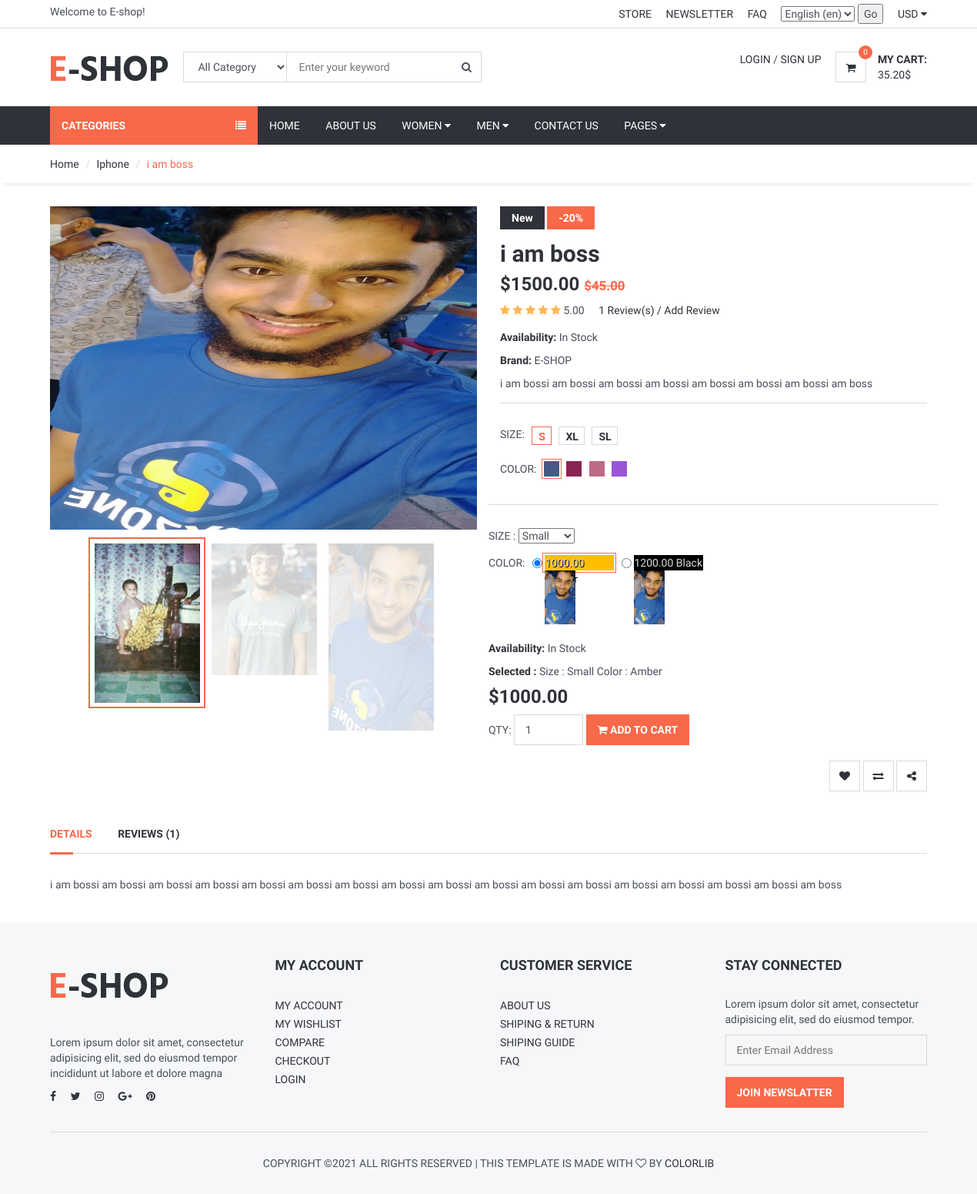
Page /product/8/i-am-boss on the earlier database version.
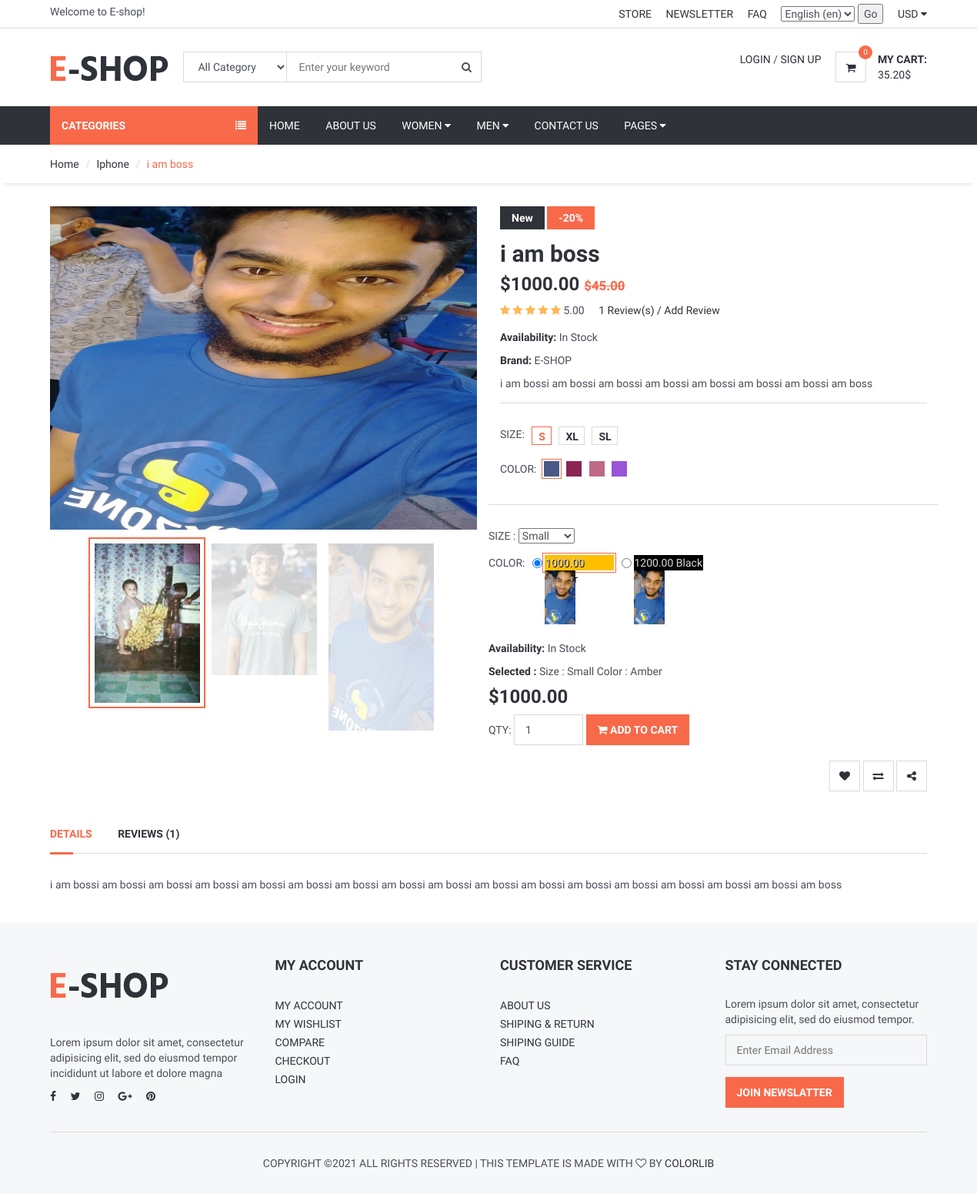
Same page on the later database version.
### product/models.py (models this page shows, shortened)
class Product(models.Model):
    STATUS = (
        ('True', 'True'),
        ('False', 'False'),
    )
    VARIANTS = (
        ('None', 'None'),
        ('Size', 'Size'),
        ('Color', 'Color'),
        ('Size-Color', 'Size-Color'),
    )
    title = models.CharField(max_length=150)
    keywords = models.CharField(max_length=200)
    category = models.ForeignKey(Category , on_delete=models.CASCADE)
    description = models.TextField()
    image = models.ImageField(upload_to='product_image/')
    price = models.DecimalField(max_digits=12, decimal_places=2)
    amount = models.IntegerField()
    minamount=models.IntegerField()
    variant = models.CharField(max_length=10, choices=VARIANTS, default='None')
    detail = RichTextUploadingField()
    slug = models.SlugField(null=False, unique=True)
    status = models.CharField(max_length=5,choices=STATUS)
    create_at = models.DateTimeField(auto_now_add=True)
    update_at = models.DateTimeField(auto_now=True)
    def image_tag(self):
        return mark_safe('<img src="{}" height="50"/>'.format(self.image.url))
    image_tag.short_description = 'Image'
    def avaregereview(self):
        reviews = Comment.objects.filter(product=self, status='True').aggregate(avarage=Avg('rate'))
        avg = 0
        if reviews["avarage"] is not None:
            avg = float(reviews["avarage"])
        return avg
    def counterview(self):
        reviews = Comment.objects.filter(product=self).aggregate(count=Count('id'))
        cnt = 0
        if reviews["count"] is not None:
            cnt = int(reviews["count"])
        return cnt

class Category(MPTTModel):
    STATUS = (
        ('True', 'True'),
        ('False', 'False'),
    )
    parent = TreeForeignKey("self", blank=True, null=True, related_name='children', on_delete=models.CASCADE)
    title = models.CharField(max_length=150)
    keywords = models.CharField(max_length=200)
    description = models.TextField()
    image = models.ImageField(blank=True ,upload_to='category_image')
    status = models.CharField(max_length=5, choices=STATUS)
    slug = models.SlugField(null=False, unique=True)
    create_at = models.DateTimeField(auto_now_add=True)
    update_at = models.DateTimeField(auto_now=True)
    class MPTTMeta:
        order_insertion_by = ['title']

class Variants(models.Model):
    title = models.CharField(max_length=150, blank=True, null=True)
    product = models.ForeignKey(Product, on_delete=models.CASCADE)
    color = models.ForeignKey(Color, on_delete=models.CASCADE, blank=True, null=True)
    size = models.ForeignKey(Size, on_delete=models.CASCADE, blank=True, null=True)
    image_id = models.IntegerField(blank=True, null=True, default=0)
    quantity = models.IntegerField(default=1)
    price = models.DecimalField(max_digits=12, decimal_places=2, default=0)
    def image(self):
        img = Images.objects.get(id=self.image_id)
        if img.id is not None:
            varimage = img.image.url
        else:
            varimage = ""
        return varimage

class Images(models.Model):
    product = models.ForeignKey(Product, on_delete=models.CASCADE)
    title = models.CharField(max_length=50, blank=True)
    image = models.ImageField(blank=True, upload_to='product_image/')

class Color(models.Model):
    name = models.CharField(max_length=50)
    code = models.CharField(max_length=50, blank=True, null=True)
    def __str__(self):
        return self.name

class Size(models.Model):
    name = models.CharField(max_length=50)
    code = models.CharField(max_length=50, blank=True, null=True)
    def __str__(self):
        return self.name

### home/views.py (the view)
# urls.py: path('product/<int:id>/<slug:slug>', views.product_detail, name='product_detail'),
def product_detail(request, id, slug):
    query = request.GET.get('q')
    category = Category.objects.all()
    product = Product.objects.get(pk=id)
    images = Images.objects.filter(product_id=id)
    comment = Comment.objects.filter(product_id=id, status=True)
    cmt_count = Comment.objects.filter(product_id=id, status=True).count()
    context = {'product': product, 'category': category, 'images': images, 'comment': comment, 'cmt_count': cmt_count}
    if product.variant != "None":
        if request.method == "POST":
            variant_id = request.POST.get('variantid')
            variant = Variants.objects.get(id=variant_id)
            colors = Variants.objects.filter(product_id=id, size_id=variant.size_id)
            sizes = Variants.objects.raw('SELECT * FROM product_variants WHERE product_id=%s GROUP BY size_id',[id])
            query += variant.title+' Size:' +str(variant.size) +' Color:' +str(variant.color)
        else:
            variants = Variants.objects.filter(product_id=id)
            colors = Variants.objects.filter(product_id=id, size_id=variants[0].size_id)
            sizes = Variants.objects.raw('SELECT * FROM product_variants WHERE product_id=%s GROUP BY size_id',[id])
            variant = Variants.objects.get(id=variants[0].id)
        context.update({'sizes': sizes, 'colors': colors, 'variant': variant, 'query': query})
    return render(request, 'product_detail.html', context)

### home/templates/product_detail.html (shortened to what this page needs)
{% extends 'homebase.html' %}
{% block sidebar %} {% include 'sidebar.html' %} {% endblock %}
{% block body %}
	<div id="breadcrumb">
		<div class="container">
			<ul class="breadcrumb">
				<li><a href="{% url 'index' %}">Home</a></li>
				<li><a href="/category/{{ product.category.id }}/{{ product.category.slug }}">{{ product.category.title }}</a></li>
				<li class="active">{{ product.title }}</li>
			</ul>
		</div>
	</div>
	<div class="section">
		<div class="container">
			<div class="row">
				<div class="product product-details clearfix">
					<div class="col-md-6">
						<div id="product-main-view">
							{% if variant.image_id > 0 %}
								<div class="product-view">
									<img src="{{ variant.image }}" alt="" style="height: 420px;">
								</div>
							{% else %}
							<div class="product-view">
								<img src="{{ product.image.url }}" alt="" style="height: 420px;">
							</div>
							{% endif %}
						</div>
						<div id="product-view">
							<div class="product-view">
								<img src="{{ product.image.url }}" alt="">
                            </div>
                            {% for pro_image in images %}
							<div class="product-view">
								<img src="{{ pro_image.image.url }}" alt="">
                            </div>
                            {% endfor %}
						</div>
					</div>
					<div class="col-md-6">
						<div class="product-body">
							<div class="product-label">
								<span>New</span>
								<span class="sale">-20%</span>
							</div>
							<h2 class="product-name">{{ product.title }}</h2>
							<h3 class="product-price">${{ product.price }} <del class="product-old-price">$45.00</del></h3>
							<div>
								<div class="product-rating">
									<i class="fa fa-star{% if product.avaregereview < 1 %}-o empty{% endif %}"></i>
									<i class="fa fa-star{% if product.avaregereview < 2 %}-o empty{% endif %}"></i>
									<i class="fa fa-star{% if product.avaregereview < 3 %}-o empty{% endif %}"></i>
									<i class="fa fa-star{% if product.avaregereview < 4 %}-o empty{% endif %}"></i>
									<i class="fa fa-star{% if product.avaregereview < 5 %}-o empty{% endif %}"></i>
									{{ product.avaregereview | stringformat:".2f" }}
								</div>
								<a href="#tab1"> {{ product.counterview }} Review(s) / Add Review</a>
							</div>
							<p><strong>Availability:</strong> In Stock</p>
							<p><strong>Brand:</strong> E-SHOP</p>
							<p>{{ product.description }}</p>
							<div class="product-options">
								<ul class="size-option">
									<li><span class="text-uppercase">Size:</span></li>
									<li class="active"><a href="#">S</a></li>
									<li><a href="#">XL</a></li>
									<li><a href="#">SL</a></li>
								</ul>
								<ul class="color-option">
									<li><span class="text-uppercase">Color:</span></li>
									<li class="active"><a href="#" style="background-color:#475984;"></a></li>
									<li><a href="#" style="background-color:#8A2454;"></a></li>
									<li><a href="#" style="background-color:#BF6989;"></a></li>
									<li><a href="#" style="background-color:#9A54D8;"></a></li>
								</ul>
							</div>
							<div class="product-btns">
								<div class="row">
									{% if product.variant == 'Size-Color' %}
										<div class="product-options">
											<div class="size-option">
                                                <form method="POST" id="post-form">
                                                    <span class="text-uppercase">Size :</span>
                                                    <select name="size" id="size">
                                                        {% for size in sizes %}
                                                            <option {% if variant.size_id == size.size_id %} selected {% endif %} value="{{ size.size_id }}">{{ size.size.name }}</option>
                                                        {% endfor %}
                                                    </select>
                                                </form>
											</div>
											<form method="post" action="?q=selectvariant" id="post-color">
                                                <div id="appendHere">
                                                    <ul class="color-option" >
                                                        <li><span class="text-uppercase">Color:</span></li>
                                                        {% for color in colors %}
                                                            <input type="radio"  {% if variant.id == color.id %} checked {% endif %} name="variantid" id="variantid" value="{{ color.id }}" onchange="this.form.submit();">
                                                            <li  {% if variant.id == color.id %} class="active" {% endif %}>
                                                                <a style="background-color:{{ color.color.code }}; color: #D9D9D9; text-shadow: 1px 1px #000000; width: 90px">
                                                                    {{ color.price }} {{ color.color }}
                                                                </a>
                                                                <img src="{{ color.image }}" style="height: 70px">
                                                            </li>
                                                        {% endfor %}
                                                    </ul>
                                                </div>
                                            </form>
										</div>
									{% endif %}
							{% if product.variant != 'None' %}
									<form action="/order/add_to_shopcart/{{ product.id }}" method="post"  id="addchart-form">
										<div id="SelectedProduct">
											<p><strong>Availability:</strong> {% if variant.quantity > 0  %} In Stock {% else %} Out of Stock {% endif %}</p>
											<p><strong>Selected :</strong> Size : {{ variant.size }}  Color : {{ variant.color }} </p>
											<h3 class="product-price">${{ variant.price}}</h3>
											<div class="qty-input">
												<span class="text-uppercase">QTY: </span>
												<input class="input" name="quantity" type="number" value="1" min="1" max="{{ variant.quantity }}">
												<button type="submit" {% if variant.quantity < 1  %} disabled {% endif %} class="primary-btn add-to-cart">
													<i class="fa fa-shopping-cart"></i> Add to Cart
												</button>
											</div>
										</div>
									</form>
							{% endif %}
							</div>
							<br>
								<div class="pull-right">
									<button class="main-btn icon-btn"><i class="fa fa-heart"></i></button>
									<button class="main-btn icon-btn"><i class="fa fa-exchange"></i></button>
									<button class="main-btn icon-btn"><i class="fa fa-share-alt"></i></button>
								</div>
							</div>
						</div>
					</div>
					<div class="col-md-12">
						<div class="product-tab">
							<ul class="tab-nav">
								<li class="active"><a data-toggle="tab" href="#tab1">Details</a></li>
									<li><a data-toggle="tab" href="#tab2">Reviews ({{ cmt_count }})</a></li>
							</ul>
							<div class="tab-content">
								<div id="tab1" class="tab-pane fade in active">
									<p>{{ product.detail|safe }}</p>
								</div>
							</div>
						</div>
					</div>
				</div>
			</div>
		</div>
	</div>
{% endblock  %}

Differences in the rows shown:
changed Product "i am boss": price "1500.00" → "1000.00"
